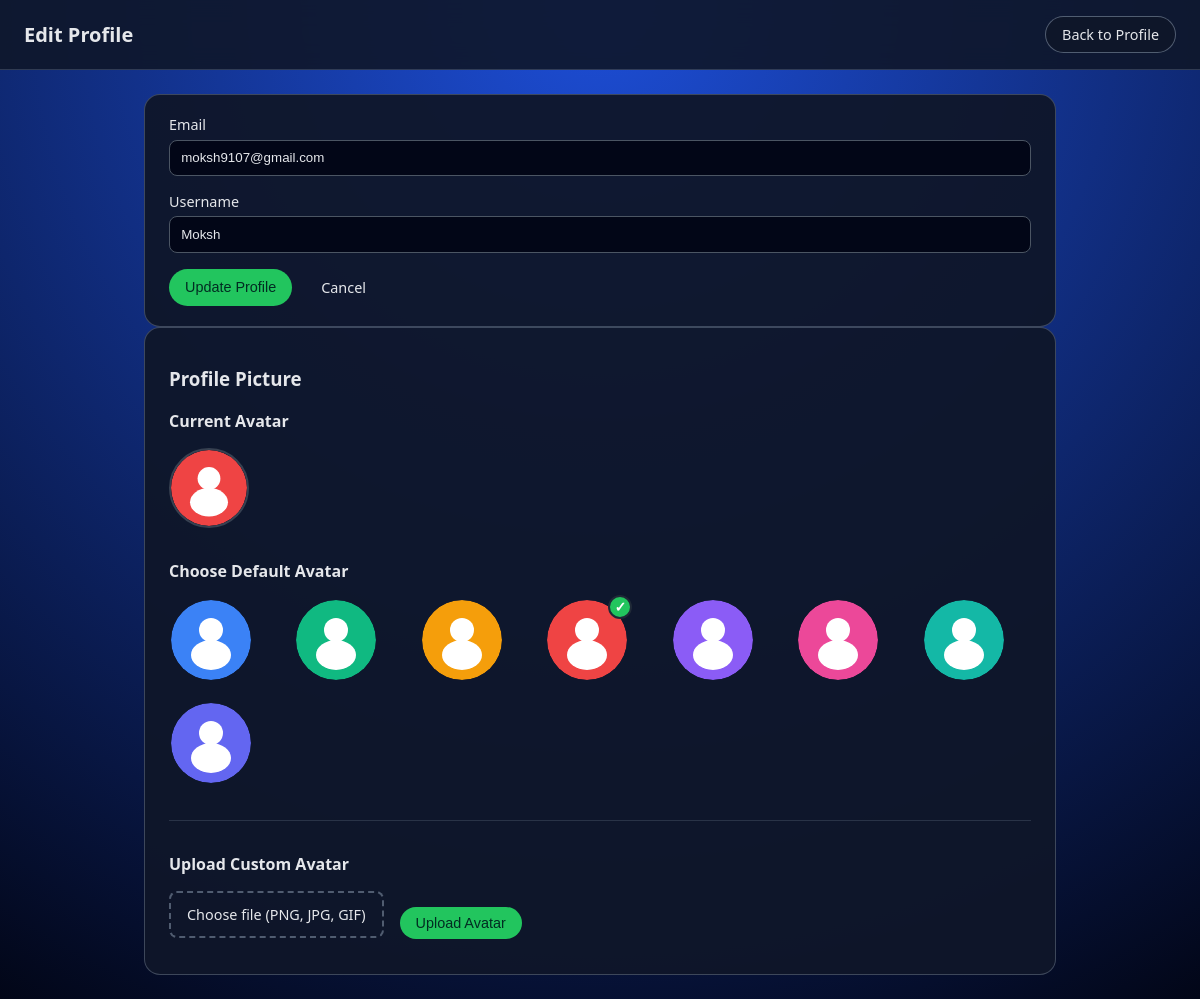
The page /profile/edit (signed in) on the database its author committed.
### models/user.py (models this page shows)
class User(db.Model):
    id = db.Column(db.Integer, primary_key=True)
    email = db.Column(db.String(120), unique=True, nullable=False)
    password_hash = db.Column(db.String(255), nullable=False)
    is_admin = db.Column(db.Boolean, default=False, nullable=False)
    username = db.Column(db.String(80), nullable=True)
    profile_picture = db.Column(db.String(255), nullable=True)
    failed_login_attempts = db.Column(db.Integer, default=0, nullable=False)
    locked_until = db.Column(db.DateTime, nullable=True)
    last_login = db.Column(db.DateTime, nullable=True)
    last_login_ip = db.Column(db.String(45), nullable=True)

### routes/profile_routes.py (the view, shortened to what this page needs)
@profile_bp.route("/edit", methods=["GET", "POST"])
def edit_profile():
    user_id = session.get("user_id")
    if not user_id:
        return redirect(url_for("auth.login"))
    user = User.query.get(user_id)
    if not user:
        flash("User not found", "error")
        return redirect(url_for("auth.login"))
    return render_template("edit_profile.html", user=user, avatars=DEFAULT_AVATARS)

### templates/edit_profile.html (shortened to what this page needs)
<!DOCTYPE html>
<html lang="en">
<head>
    <link rel="stylesheet" href="{{ url_for('static', filename='style.css') }}">
</head>
<body class="page-body">
    <header class="top-bar">
        <h1 class="app-title">Edit Profile</h1>
        <nav class="top-nav">
            <a href="{{ url_for('profile.view_profile') }}" class="btn secondary-btn">Back to Profile</a>
        </nav>
    </header>
    <main class="content">
        <section class="panel">
            <form method="post" class="password-form">
                <label>
                    Email
                    <input type="email" name="email" value="{{ user.email }}" required />
                </label>
                <label>
                    Username
                    <input type="text" name="username" value="{{ user.username or '' }}" placeholder="Optional" />
                </label>
                <div class="form-actions">
                    <button type="submit" class="btn primary-btn">Update Profile</button>
                    <a href="{{ url_for('profile.view_profile') }}" class="btn ghost-btn">Cancel</a>
                </div>
            </form>
        </section>
        <section class="panel">
            <h3>Profile Picture</h3>
            <div class="current-avatar">
                <h4>Current Avatar</h4>
                <div class="avatar-preview">
                    {% if user.profile_picture %}
                        {% if 'avatars/' in user.profile_picture %}
                            <img src="{{ url_for('static', filename=user.profile_picture) }}" alt="Current Avatar" class="avatar-medium">
                        {% else %}
                            <img src="{{ url_for('static', filename=user.profile_picture) }}" alt="Current Avatar" class="avatar-medium">
                        {% endif %}
                    {% else %}
                        <div class="avatar-placeholder avatar-medium">
                            <span class="avatar-text">{{ user.email[0].upper() }}</span>
                        </div>
                    {% endif %}
                </div>
            </div>
            <div class="avatar-options">
                <h4>Choose Default Avatar</h4>
                <div class="avatar-grid">
                    {% for avatar in avatars %}
                        <form method="post" action="{{ url_for('profile.select_avatar', avatar_name=avatar) }}" class="avatar-form">
                            <button type="submit" class="avatar-btn" title="{{ avatar }}">
                                <img src="{{ url_for('static', filename='avatars/' + avatar) }}" alt="{{ avatar }}">
                                {% if user.profile_picture == 'avatars/' + avatar %}
                                    <span class="selected">✓</span>
                                {% endif %}
                            </button>
                        </form>
                    {% endfor %}
                </div>
            </div>
            <div class="upload-section">
                <h4>Upload Custom Avatar</h4>
                <form method="post" action="{{ url_for('profile.upload_avatar') }}" enctype="multipart/form-data" class="upload-form">
                    <label>
                        <span class="file-label">Choose file (PNG, JPG, GIF)</span>
                    </label>
                    <button type="submit" class="btn primary-btn">Upload Avatar</button>
                </form>
            </div>
        </section>
    </main>
</body>
</html>

### static/style.css (style rules this page uses)
*, *::before, *::after { box-sizing: border-box; }
body { font-family: system-ui, -apple-system, BlinkMacSystemFont, "Segoe UI", sans-serif; margin: 0; padding: 0; color: #0f172a; background: #0f172a; }
a { color: #2563eb; text-decoration: none; }
input[type="email"], input[type="password"], input[type="text"] { width: 100%; margin-top: 0.35rem; padding: 0.6rem 0.7rem; border-radius: 0.5rem; border: 1px solid #4b5563; background: #020617; color: #e5e7eb; }
.page-body { min-height: 100vh; background: radial-gradient(circle at top, #1d4ed8, #020617); color: #e5e7eb; }
.top-bar { display: flex; align-items: center; justify-content: space-between; padding: 1rem 1.5rem; border-bottom: 1px solid rgba(148, 163, 184, 0.25); background: rgba(15, 23, 42, 0.9); backdrop-filter: blur(12px); position: sticky; top: 0; z-index: 10; }
.app-title { margin: 0; font-size: 1.25rem; }
.top-nav { display: flex; gap: 0.75rem; align-items: center; }
.content { padding: 1.5rem; max-width: 960px; margin: 0 auto; }
.panel { padding: 1.25rem 1.5rem; border-radius: 1rem; background: rgba(15, 23, 42, 0.95); border: 1px solid rgba(148, 163, 184, 0.35); }
.password-form label { display: block; margin-bottom: 1rem; font-size: 0.9rem; }
.form-actions { display: flex; gap: 0.75rem; margin-top: 0.75rem; }
.btn { display: inline-flex; align-items: center; justify-content: center; border-radius: 999px; border: none; padding: 0.5rem 1rem; cursor: pointer; font-size: 0.9rem; font-weight: 500; }
.primary-btn { background: #22c55e; color: #022c22; }
.secondary-btn { background: rgba(15, 23, 42, 0.9); color: #e5e7eb; border: 1px solid rgba(148, 163, 184, 0.5); }
.ghost-btn { background: transparent; color: #e5e7eb; border: 1px solid transparent; }
.avatar-medium { width: 80px; height: 80px; border-radius: 50%; object-fit: cover; border: 2px solid #374151; }
.current-avatar { margin-bottom: 2rem; }
.current-avatar h4 { margin: 0 0 1rem; color: #e5e7eb; }
.avatar-preview { display: flex; align-items: center; gap: 1rem; }
.avatar-options { margin-bottom: 2rem; }
.avatar-options h4 { margin: 0 0 1rem; color: #e5e7eb; }
.avatar-grid { display: grid; grid-template-columns: repeat(auto-fill, minmax(100px, 1fr)); gap: 1rem; }
.avatar-form { margin: 0; }
.avatar-btn { position: relative; background: none; border: 2px solid transparent; border-radius: 50%; padding: 0; cursor: pointer; transition: all 0.2s ease; }
.avatar-btn img { width: 80px; height: 80px; border-radius: 50%; object-fit: cover; }
.avatar-btn .selected { position: absolute; top: -5px; right: -5px; background: #22c55e; color: white; border-radius: 50%; width: 24px; height: 24px; display: flex; align-items: center; justify-content: center; font-size: 14px; font-weight: bold; border: 2px solid #1f2937; }
.upload-section { border-top: 1px solid rgba(148, 163, 184, 0.2); padding-top: 2rem; }
.upload-section h4 { margin: 0 0 1rem; color: #e5e7eb; }
.upload-form label { display: block; margin-bottom: 1rem; cursor: pointer; }
.file-label { display: inline-block; padding: 0.75rem 1rem; background: rgba(15, 23, 42, 0.5); border: 2px dashed rgba(148, 163, 184, 0.5); border-radius: 0.5rem; color: #e5e7eb; font-size: 0.9rem; transition: all 0.2s ease; }
.upload-form { display: flex; align-items: center; gap: 1rem; flex-wrap: wrap; }

### rows shown on the page
User: email "moksh9107@gmail.com", username "Moksh", profile_picture (picture)
